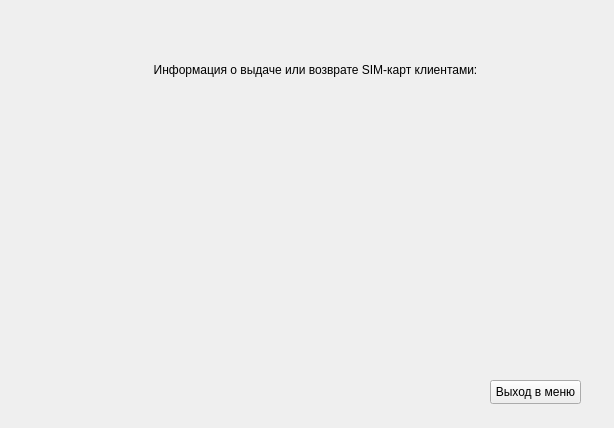
<?xml version="1.0" encoding="UTF-8"?>
<ui version="4.0">
 <class>issueorrefundsimWindow</class>
 <widget class="QWidget" name="issueorrefundsimWindow">
  <property name="geometry">
   <rect>
    <x>0</x>
    <y>0</y>
    <width>614</width>
    <height>428</height>
   </rect>
  </property>
  <property name="windowTitle">
   <string>Form</string>
  </property>
  <widget class="QPushButton" name="menuExitButton">
   <property name="geometry">
    <rect>
     <x>490</x>
     <y>380</y>
     <width>91</width>
     <height>24</height>
    </rect>
   </property>
   <property name="text">
    <string>Выход в меню</string>
   </property>
  </widget>
  <widget class="QLabel" name="label_2">
   <property name="geometry">
    <rect>
     <x>100</x>
     <y>60</y>
     <width>431</width>
     <height>20</height>
    </rect>
   </property>
   <property name="text">
    <string>&lt;html&gt;&lt;head/&gt;&lt;body&gt;&lt;p align=&quot;center&quot;&gt;Информация о выдаче или возврате SIM-карт клиентами:&lt;/p&gt;&lt;/body&gt;&lt;/html&gt;</string>
   </property>
  </widget>
 </widget>
 <resources/>
 <connections/>
</ui>
